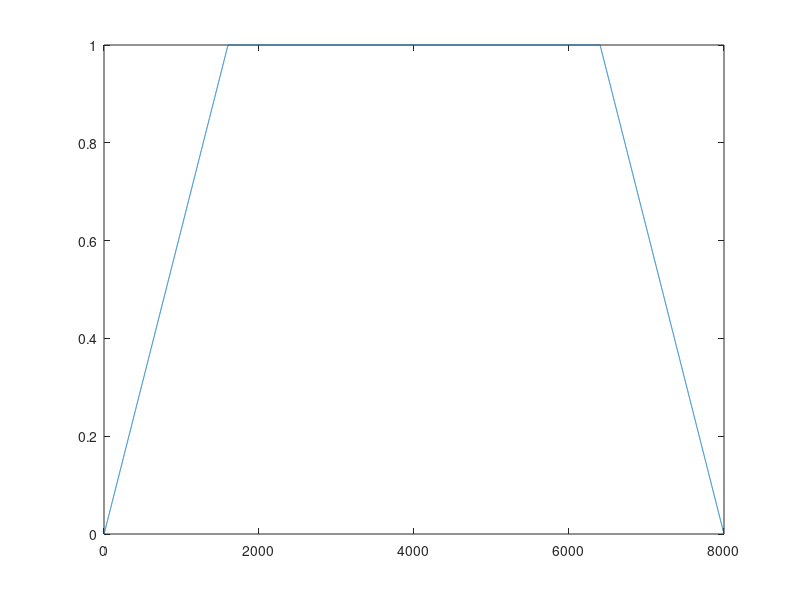
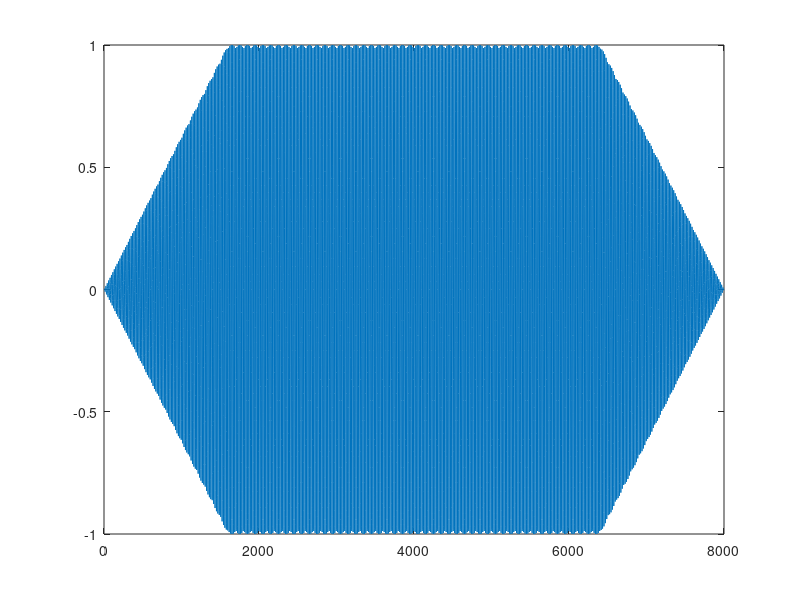

Reproduce these figures in MATLAB, in order.
%Make the sound signals more realistic: add a linear fade-in and fade-out effect.
fs = 8000; %This will be the sampling rate (Hz)

len = 1; % length [s]
t = linspace(0, len, len*fs + 1); %This will be the sampling points. This needs the + 1, because we need 8000 values. generates n points.
t(end) = [];
fA = 440;
s1 = sin(2*pi*t*fA);


len5 = floor(0.2*fs); %200 ms will be the duration. floor = rounds each element of X to the nearest integer less than or equal to that element.

w = ones(size(t)); %Here we create the amplitude mask. It creates a t sized vector that contains only ones. Here this is a 1 row t column vector
w(1:len5) = linspace(0, 1, len5); %fade in - it means that we have a 1 second lenght sound, which is has an 8000 sampling points.
% Here from that 8000 for the first 200 ms, we will fade, which means we
% will create a 0 to 1 vector with 200ms long steps, here it is len5, so
% for the first 1600 sampling points will be equally distributed point form
% 0 to 1 and from on that the last 6400 points will be one

%Check their length to know many we want to fade
length(w(end-len5+1:end))
length(linspace(1, 0, len5))


%Here we did exactly the opposit, for the last 1600 sampling points, it
%will decrease to 0
w(end-len5+1:end) = linspace(1, 0, len5);
figure, plot(w)
s5 = w .* s1; %Here we generate a sinus wave from the original sinus wave that fades in and fades out, it is now has an amplitude

% * is a matrix multiplication
% .* is an element-wise multiplication

figure, plot(s5)
sound(s5, fs)










